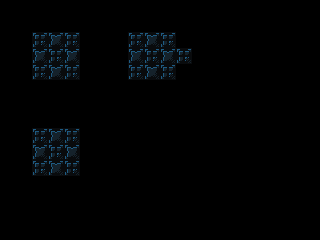

Tiled map render using the project's own tile images. Description and the whole map definition, tile-layer contents included, below:
An orthogonal 20x15 tile map with 16x16 px tiles, 1 tile layer (background) and 43 objects (37x tile, 4x portal, actor, scene_switching_tile).

<map version="1.4" tiledversion="1.4.3" orientation="orthogonal" renderorder="right-down" width="20" height="15" tilewidth="16" tileheight="16" infinite="0" nextlayerid="6" nextobjectid="227">
 <properties>
  <property name="display_name" value="sneaky bastard dlfjg" />
  <property name="next_level" value="./data/levels/tmx/L44-Portals4.tmx" />
  <property name="player_bomb_count" value="0" />
 </properties>
 <tileset firstgid="1" name="newtiledsheet" tilewidth="16" tileheight="16" tilecount="180" columns="9">
  <image source="../../newtiledsheet.png" width="144" height="320" />
 </tileset>
 <layer id="1" name="background" width="20" height="15">
  <data encoding="csv">
27,27,27,27,27,27,27,27,27,27,27,22,22,22,36,36,36,36,36,36,
27,27,27,27,27,27,27,27,27,27,27,27,27,36,36,36,36,36,36,36,
27,27,19,20,19,27,27,27,19,20,19,27,27,22,36,36,36,36,36,36,
27,27,20,19,20,27,27,27,20,19,20,19,27,22,36,36,36,36,36,36,
27,27,19,20,19,27,27,27,19,20,19,27,22,22,36,36,36,36,36,36,
27,27,27,27,27,27,27,27,27,27,27,27,22,22,36,36,36,36,36,36,
27,27,27,27,27,27,27,27,27,27,27,27,22,22,36,36,36,36,36,36,
22,22,27,22,22,27,27,27,27,27,27,22,22,22,36,36,36,36,36,36,
22,22,19,20,19,22,22,27,27,22,22,22,22,22,36,36,36,36,36,36,
36,36,20,19,20,36,36,22,22,22,22,22,22,22,36,36,36,36,36,36,
36,36,19,20,19,36,36,36,36,36,36,36,36,36,36,36,36,36,36,36,
36,36,36,36,36,36,36,36,36,36,36,36,36,36,36,36,36,36,36,36,
36,36,36,36,36,36,36,36,36,36,36,36,36,36,36,36,36,36,36,36,
36,36,36,36,36,36,36,36,36,36,36,36,36,36,36,36,36,36,36,36,
36,36,36,36,36,36,36,36,36,36,36,36,36,36,36,36,36,36,36,36
</data>
 </layer>
 <objectgroup id="4" name="objects">
  <object id="176" type="portal" gid="62" x="64" y="64" width="16" height="16">
   <properties>
    <property name="portal_id" type="int" value="1" />
    <property name="travels_to_portal_id" type="int" value="2" />
   </properties>
  </object>
  <object id="179" type="portal" gid="62" x="32" y="160" width="16" height="16">
   <properties>
    <property name="portal_id" type="int" value="2" />
    <property name="travels_to_portal_id" type="int" value="1" />
   </properties>
  </object>
  <object id="181" type="actor" gid="46" x="32" y="64" width="16" height="16" />
  <object id="183" type="tile" gid="1" x="32" y="32" width="16" height="16" />
  <object id="184" type="tile" gid="1" x="48" y="32" width="16" height="16" />
  <object id="185" type="tile" gid="1" x="64" y="32" width="16" height="16" />
  <object id="189" type="tile" gid="1" x="32" y="128" width="16" height="16" />
  <object id="190" type="tile" gid="1" x="48" y="128" width="16" height="16" />
  <object id="191" type="tile" gid="1" x="64" y="128" width="16" height="16" />
  <object id="192" type="scene_switching_tile" gid="32" x="192" y="64" width="16" height="16" />
  <object id="194" type="tile" gid="1" x="128" y="32" width="16" height="16" />
  <object id="195" type="tile" gid="1" x="144" y="32" width="16" height="16" />
  <object id="196" type="tile" gid="1" x="160" y="32" width="16" height="16" />
  <object id="197" type="tile" gid="1" x="176" y="48" width="16" height="16" />
  <object id="198" type="tile" gid="1" x="192" y="48" width="16" height="16" />
  <object id="199" type="tile" gid="10" x="32" y="96" width="16" height="16" />
  <object id="200" type="tile" gid="10" x="48" y="96" width="16" height="16" />
  <object id="201" type="tile" gid="10" x="64" y="96" width="16" height="16" />
  <object id="202" type="tile" gid="10" x="32" y="192" width="16" height="16" />
  <object id="203" type="tile" gid="10" x="48" y="192" width="16" height="16" />
  <object id="204" type="tile" gid="10" x="64" y="192" width="16" height="16" />
  <object id="205" type="tile" gid="10" x="128" y="96" width="16" height="16" />
  <object id="206" type="tile" gid="10" x="144" y="96" width="16" height="16" />
  <object id="207" type="tile" gid="10" x="160" y="96" width="16" height="16" />
  <object id="208" type="tile" gid="10" x="176" y="80" width="16" height="16" />
  <object id="209" type="tile" gid="10" x="192" y="80" width="16" height="16" />
  <object id="210" type="tile" gid="11" x="112" y="48" width="16" height="16" />
  <object id="211" type="tile" gid="11" x="112" y="64" width="16" height="16" />
  <object id="212" type="tile" gid="11" x="112" y="80" width="16" height="16" />
  <object id="213" type="tile" gid="11" x="16" y="48" width="16" height="16" />
  <object id="214" type="tile" gid="11" x="16" y="64" width="16" height="16" />
  <object id="215" type="tile" gid="11" x="16" y="80" width="16" height="16" />
  <object id="216" type="tile" gid="11" x="16" y="144" width="16" height="16" />
  <object id="217" type="tile" gid="11" x="16" y="160" width="16" height="16" />
  <object id="218" type="tile" gid="11" x="16" y="176" width="16" height="16" />
  <object id="219" type="tile" gid="2" x="80" y="48" width="16" height="16" />
  <object id="220" type="tile" gid="2" x="80" y="64" width="16" height="16" />
  <object id="221" type="tile" gid="2" x="80" y="80" width="16" height="16" />
  <object id="222" type="tile" gid="2" x="80" y="144" width="16" height="16" />
  <object id="223" type="tile" gid="2" x="80" y="160" width="16" height="16" />
  <object id="224" type="tile" gid="2" x="80" y="176" width="16" height="16" />
  <object id="225" type="portal" gid="62" x="64" y="160" width="16" height="16">
   <properties>
    <property name="portal_id" type="int" value="3" />
    <property name="travels_to_portal_id" type="int" value="4" />
   </properties>
  </object>
  <object id="226" type="portal" gid="62" x="128" y="64" width="16" height="16">
   <properties>
    <property name="portal_id" type="int" value="4" />
    <property name="travels_to_portal_id" type="int" value="3" />
   </properties>
  </object>
 </objectgroup>
</map>
